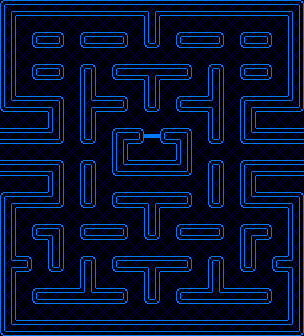

Rendered tile map (Tiled .tmx) drawn with the repository's tilesets; below, a short description and the map source with its tile grids summarised:
An orthogonal 19x21 tile map with 16x16 px tiles, 2 tile layers (BG, Tiles), 2 tilesets and 211 objects.

<map version="1.0" orientation="orthogonal" renderorder="right-down" width="19" height="21" tilewidth="16" tileheight="16" backgroundcolor="#7f7f7f" nextobjectid="257">
 <tileset firstgid="1" name="tiles" tilewidth="16" tileheight="16" tilecount="16">
  <image source="tiles.png" width="64" height="64" />
 </tileset>
 <tileset firstgid="17" name="bg" tilewidth="16" tileheight="16" tilecount="1">
  <image source="bg.png" width="16" height="16" />
 </tileset>
 <layer name="BG" width="19" height="21">
  <data>[399 cells, 399 non-empty, 1 distinct tile ids]</data>
 </layer>
 <layer name="Tiles" width="19" height="21">
  <data>[399 cells, 199 non-empty, 15 distinct tile ids]</data>
 </layer>
 <objectgroup name="Wall">
  <object id="1" x="0" y="0" width="304" height="16" />
  <object id="2" x="144" y="16" width="16" height="32" />
  <object id="3" x="32" y="32" width="32" height="16" />
  <object id="4" x="80" y="32" width="48" height="16" />
  <object id="5" x="176" y="32" width="48" height="16" />
  <object id="6" x="240" y="32" width="32" height="16" />
  <object id="7" x="32" y="64" width="32" height="16" />
  <object id="8" x="0" y="16" width="16" height="96" />
  <object id="9" x="16" y="96" width="48" height="16" />
  <object id="10" x="48" y="112" width="16" height="32" />
  <object id="11" x="0" y="128" width="48" height="16" />
  <object id="12" x="0" y="160" width="64" height="16" />
  <object id="13" x="48" y="176" width="16" height="32" />
  <object id="15" x="0" y="192" width="48" height="16" />
  <object id="16" x="0" y="208" width="16" height="112" />
  <object id="17" x="16" y="256" width="16" height="16" />
  <object id="18" x="0" y="320" width="304" height="16" />
  <object id="19" x="288" y="192" width="16" height="128" />
  <object id="20" x="272" y="256" width="16" height="16" />
  <object id="21" x="240" y="192" width="48" height="16" />
  <object id="22" x="240" y="160" width="16" height="32" />
  <object id="23" x="256" y="160" width="48" height="16" />
  <object id="24" x="256" y="128" width="48" height="16" />
  <object id="25" x="240" y="96" width="16" height="48" />
  <object id="26" x="256" y="96" width="48" height="16" />
  <object id="27" x="288" y="16" width="16" height="80" />
  <object id="28" x="240" y="64" width="32" height="16" />
  <object id="29" x="208" y="64" width="16" height="80" />
  <object id="30" x="176" y="96" width="32" height="16" />
  <object id="31" x="112" y="64" width="80" height="16" />
  <object id="32" x="144" y="80" width="16" height="32" />
  <object id="33" x="80" y="64" width="16" height="80" />
  <object id="34" x="96" y="96" width="32" height="16" />
  <object id="35" x="80" y="160" width="16" height="48" />
  <object id="36" x="208" y="160" width="16" height="48" />
  <object id="37" x="112" y="128" width="32" height="16" />
  <object id="38" x="160" y="128" width="32" height="16" />
  <object id="39" x="112" y="144" width="16" height="32" />
  <object id="40" x="176" y="144" width="16" height="32" />
  <object id="41" x="128" y="160" width="48" height="16" />
  <object id="43" x="112" y="192" width="80" height="16" />
  <object id="44" x="144" y="208" width="16" height="32" />
  <object id="45" x="80" y="224" width="48" height="16" />
  <object id="46" x="176" y="224" width="48" height="16" />
  <object id="47" x="32" y="224" width="32" height="16" />
  <object id="48" x="48" y="240" width="16" height="32" />
  <object id="49" x="240" y="224" width="32" height="16" />
  <object id="50" x="240" y="240" width="16" height="32" />
  <object id="51" x="112" y="256" width="80" height="16" />
  <object id="52" x="144" y="272" width="16" height="32" />
  <object id="53" x="32" y="288" width="96" height="16" />
  <object id="54" x="80" y="256" width="16" height="32" />
  <object id="55" x="176" y="288" width="96" height="16" />
  <object id="56" x="208" y="256" width="16" height="32" />
  <object id="253" x="0" y="112" width="48" height="16" />
  <object id="254" x="0" y="176" width="48" height="16" />
  <object id="255" x="256" y="112" width="48" height="16" />
  <object id="256" x="256" y="176" width="48" height="16" />
 </objectgroup>
 <objectgroup name="Gate">
  <object id="57" x="144" y="128" width="16" height="16" />
 </objectgroup>
 <objectgroup name="Player">
  <object id="58" x="144" y="240" width="16" height="16" />
 </objectgroup>
 <objectgroup name="Ghost">
  <object id="60" x="144" y="144" width="16" height="16" />
 </objectgroup>
 <objectgroup name="Pill">
  <object id="61" x="16" y="16" width="16" height="16" />
  <object id="62" x="32" y="16" width="16" height="16" />
  <object id="63" x="48" y="16" width="16" height="16" />
  <object id="64" x="64" y="16" width="16" height="16" />
  <object id="65" x="80" y="16" width="16" height="16" />
  <object id="66" x="96" y="16" width="16" height="16" />
  <object id="67" x="112" y="16" width="16" height="16" />
  <object id="68" x="128" y="16" width="16" height="16" />
  <object id="69" x="160" y="16" width="16" height="16" />
  <object id="70" x="176" y="16" width="16" height="16" />
  <object id="71" x="192" y="16" width="16" height="16" />
  <object id="72" x="208" y="16" width="16" height="16" />
  <object id="73" x="224" y="16" width="16" height="16" />
  <object id="74" x="240" y="16" width="16" height="16" />
  <object id="75" x="256" y="16" width="16" height="16" />
  <object id="76" x="272" y="16" width="16" height="16" />
  <object id="77" x="16" y="32" width="16" height="16">
   <properties>
    <property name="big" value="" />
   </properties>
  </object>
  <object id="79" x="64" y="32" width="16" height="16" />
  <object id="80" x="128" y="32" width="16" height="16" />
  <object id="81" x="160" y="32" width="16" height="16" />
  <object id="82" x="224" y="32" width="16" height="16" />
  <object id="83" x="272" y="32" width="16" height="16">
   <properties>
    <property name="big" value="" />
   </properties>
  </object>
  <object id="85" x="16" y="48" width="16" height="16" />
  <object id="87" x="32" y="48" width="16" height="16" />
  <object id="88" x="48" y="48" width="16" height="16" />
  <object id="90" x="64" y="48" width="16" height="16" />
  <object id="91" x="80" y="48" width="16" height="16" />
  <object id="93" x="96" y="48" width="16" height="16" />
  <object id="94" x="112" y="48" width="16" height="16" />
  <object id="97" x="128" y="48" width="16" height="16" />
  <object id="98" x="144" y="48" width="16" height="16" />
  <object id="99" x="160" y="48" width="16" height="16" />
  <object id="100" x="176" y="48" width="16" height="16" />
  <object id="101" x="192" y="48" width="16" height="16" />
  <object id="103" x="208" y="48" width="16" height="16" />
  <object id="104" x="224" y="48" width="16" height="16" />
  <object id="105" x="240" y="48" width="16" height="16" />
  <object id="106" x="256" y="48" width="16" height="16" />
  <object id="107" x="272" y="48" width="16" height="16" />
  <object id="108" x="16" y="64" width="16" height="16" />
  <object id="109" x="64" y="64" width="16" height="16" />
  <object id="110" x="96" y="64" width="16" height="16" />
  <object id="111" x="192" y="64" width="16" height="16" />
  <object id="112" x="224" y="64" width="16" height="16" />
  <object id="113" x="272" y="64" width="16" height="16" />
  <object id="114" x="16" y="80" width="16" height="16" />
  <object id="116" x="32" y="80" width="16" height="16" />
  <object id="117" x="48" y="80" width="16" height="16" />
  <object id="118" x="64" y="80" width="16" height="16" />
  <object id="119" x="96" y="80" width="16" height="16" />
  <object id="120" x="112" y="80" width="16" height="16" />
  </objectgroup>
</map>
<!-- 99 of 211 objects omitted -->